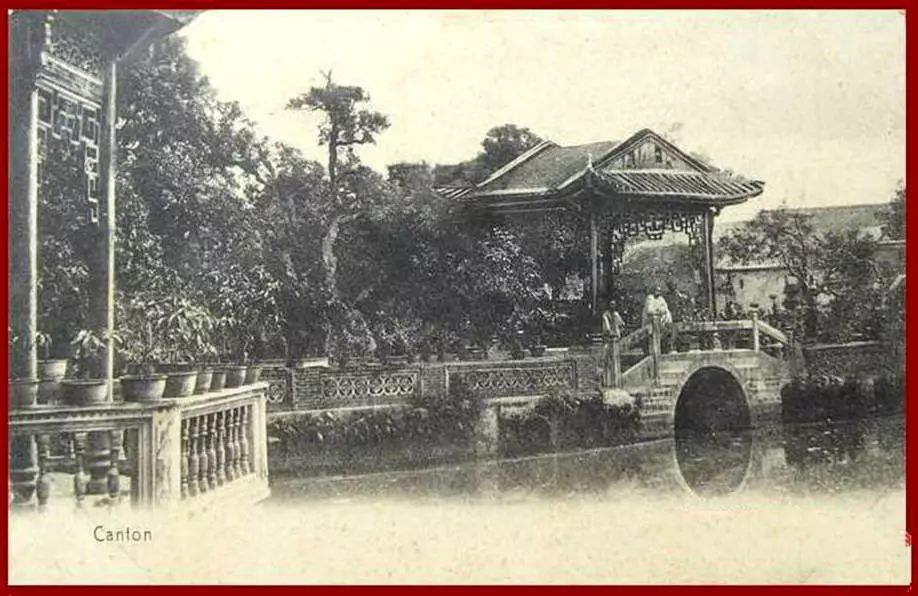
#> input picture images/1.jpg, 918 x 596 px, found by its file name
$ python GeometricTransformationsofImages.py
#> lines starting #> are read from the running program, lines starting #| are printed output that depends on the picture
import cv2
import numpy as np
import matplotlib.pyplot as plt
# %% Scaling
img = cv2.imread('images/1.jpg')
#> img is the input picture: shape (596, 918, 3); mean B, G, R 134.5, 148.3, 157.8
res = cv2.resize(img, None, fx=2, fy=2, interpolation=cv2.INTER_CUBIC)

# OR
height, width = img.shape[:2]
#> height = 596; width = 918
res = cv2.resize(img, (2 * width, 2 * height), interpolation=cv2.INTER_CUBIC)

# %% [markdown]
# $$
# M=\begin{bmatrix}
# 1 & 0 & t_{x}
# \\
# 0 & 1 & t_{y}
# \end{bmatrix}
# $$

# %% Translation
img = cv2.imread('images/1.jpg', 0)
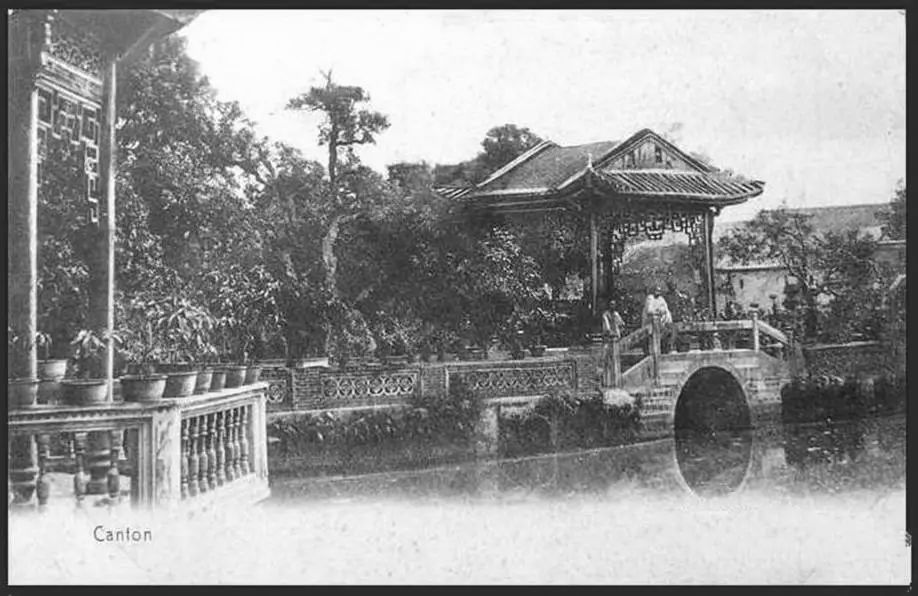
#> img: shape (596, 918); min 9, max 255, mean 149.6
rows, cols = img.shape
#> rows = 596; cols = 918

M = np.float32([[1, 0, 100], [0, 1, 50]])
dst = cv2.warpAffine(img, M, (cols, rows))
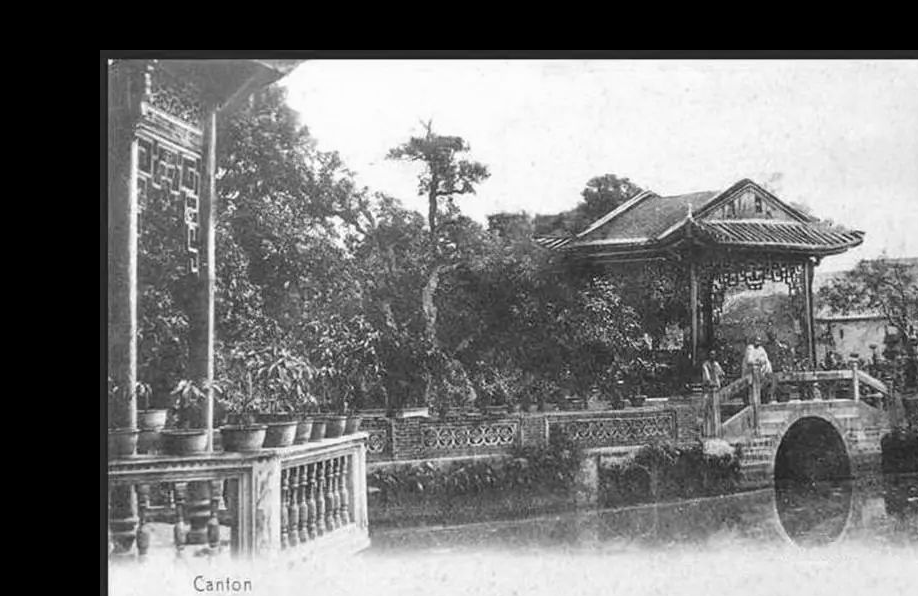
#> dst: shape (596, 918); min 0, max 255, mean 119.8

# %% [markdown]
# $$
# M=\begin{bmatrix}
# cos(\theta ) & -sin(\theta)\\
# sin(\theta) & cos(\theta)
# \end{bmatrix}
# $$
# $$
# \begin{bmatrix}
#     \alpha & \beta & (1-\alpha)\cdot center.x - \beta\cdot center.y
#     \\
#     -\beta & \alpha & \beta\cdot center.x + (1-\alpha)\cdot center.y
# \end{bmatrix}
# $$
# $$
# \alpha = scale \cdot cos\theta
# $$
# $$
# \beta = scale \cdot sin\theta
# $$
# %% Rotation
img = cv2.imread('images/1.jpg', 0)
rows, cols = img.shape

M = cv2.getRotationMatrix2D((cols / 2, rows / 2), 90, 1)
dst = cv2.warpAffine(img, M, (cols, rows))
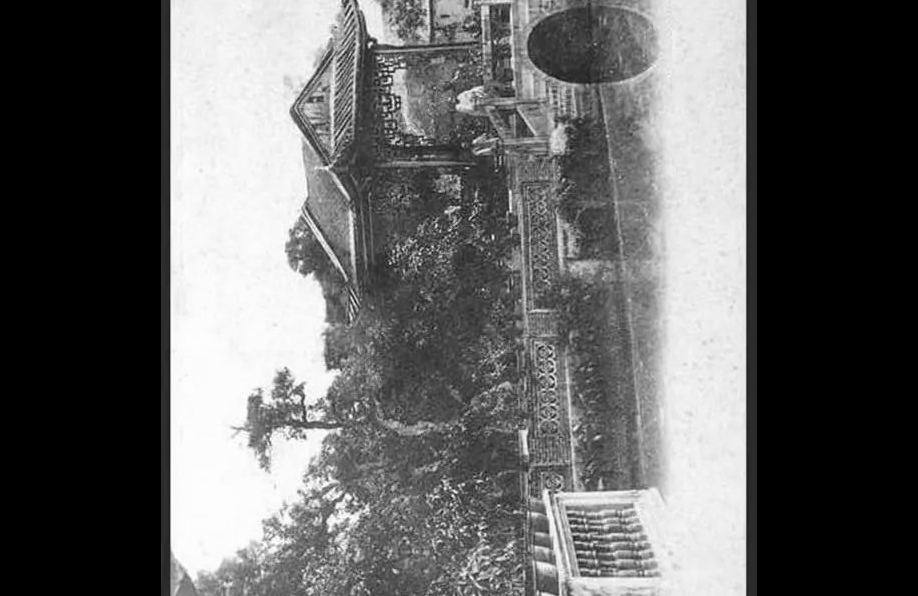
#> dst: shape (596, 918); min 0, max 255, mean 100.4

# %% Affine Transformation
img = cv2.imread('images/1.jpg')
rows, cols, ch = img.shape
#> ch = 3

pts1 = np.float32([[50, 50], [200, 50], [50, 200]])
pts2 = np.float32([[10, 100], [200, 50], [100, 250]])

M = cv2.getAffineTransform(pts1, pts2)

dst = cv2.warpAffine(img, M, (cols, rows))
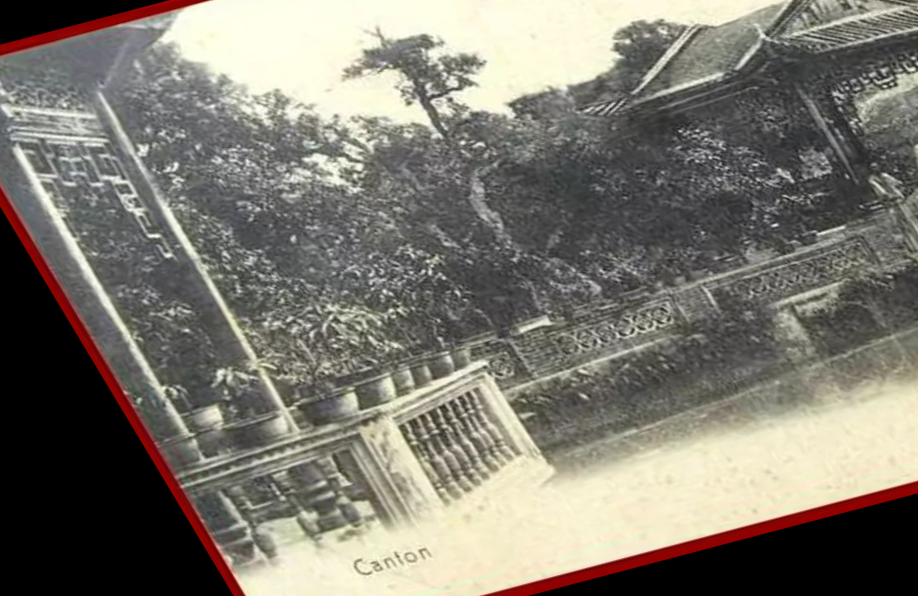
#> dst: shape (596, 918, 3); mean B, G, R 111.2, 120.7, 124.7

# %% Perspective Transformation
img = cv2.imread('images/1.jpg')
rows, cols, ch = img.shape

pts1 = np.float32([[438,128],[438,358],[770,128],[770,358]])
pts2 = np.float32([[0, 0], [0, 300], [300, 0],[300, 300]])
M=cv2.getPerspectiveTransform(pts1,pts2)
dst = cv2.warpPerspective(img, M, (300, 300))
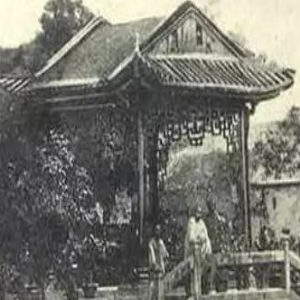
#> dst: shape (300, 300, 3); mean B, G, R 108.7, 116.6, 116.7

# %% plot
plt.subplot(121), plt.imshow(img)
plt.subplot(122), plt.imshow(dst)
plt.show()
#> figure, not shown here; B, G, R data is drawn as R, G, B

$ run again, with images/2.jpg copied over images/1.jpg
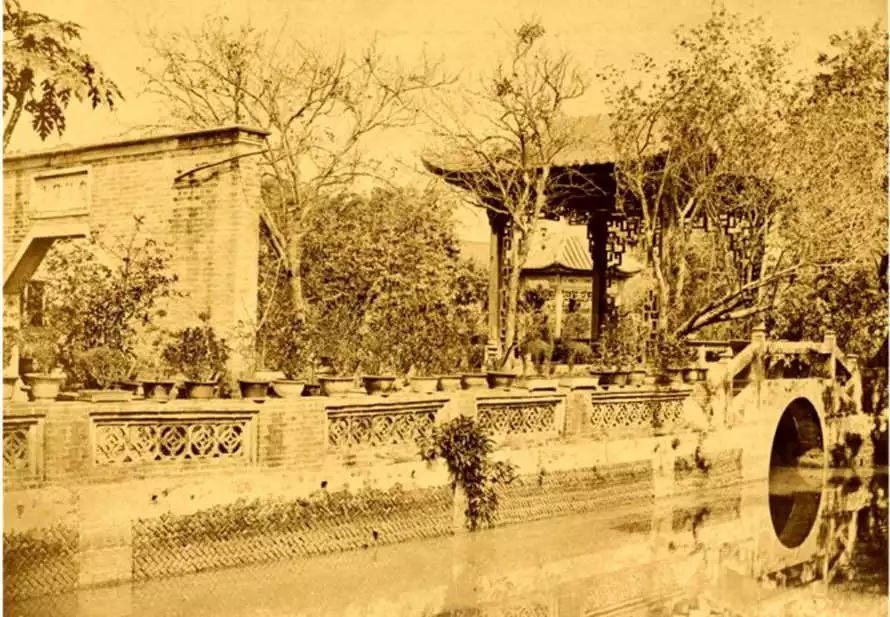
#> input picture images/2.jpg, 890 x 617 px, found by its file name
#> img is the input picture: shape (617, 890, 3); mean B, G, R 82.5, 157.3, 198.5
#> `img = cv2.imread('images/1.jpg', 0)`:
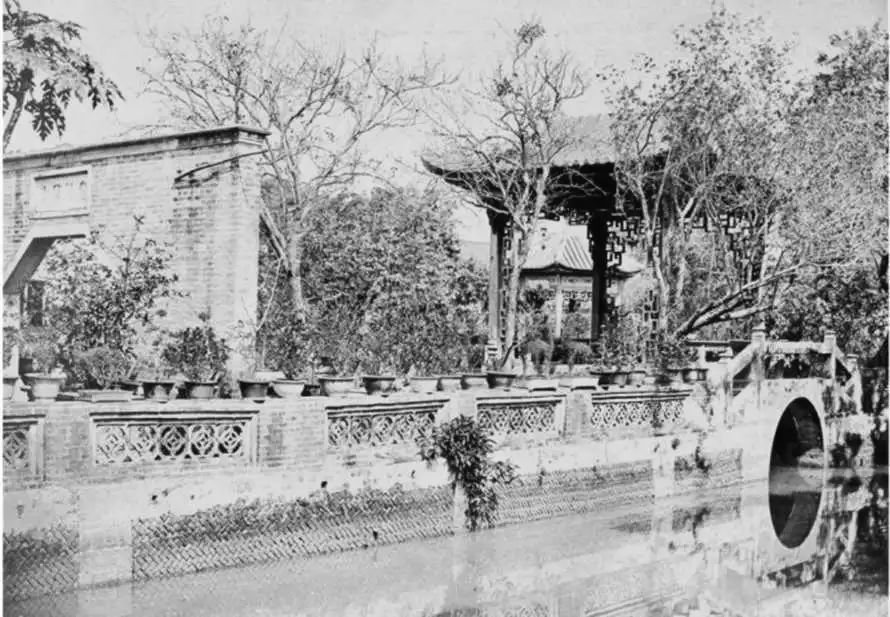
#> img: shape (617, 890); min 0, max 255, mean 161.1
#> `dst = cv2.warpPerspective(img, M, (300, 300))`:
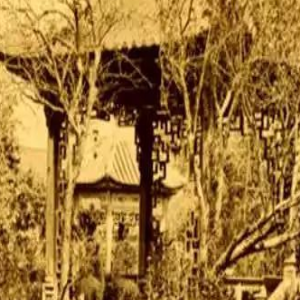
#> dst: shape (300, 300, 3); mean B, G, R 56, 114.9, 154.7

$ run again, with images/3.jpg copied over images/1.jpg
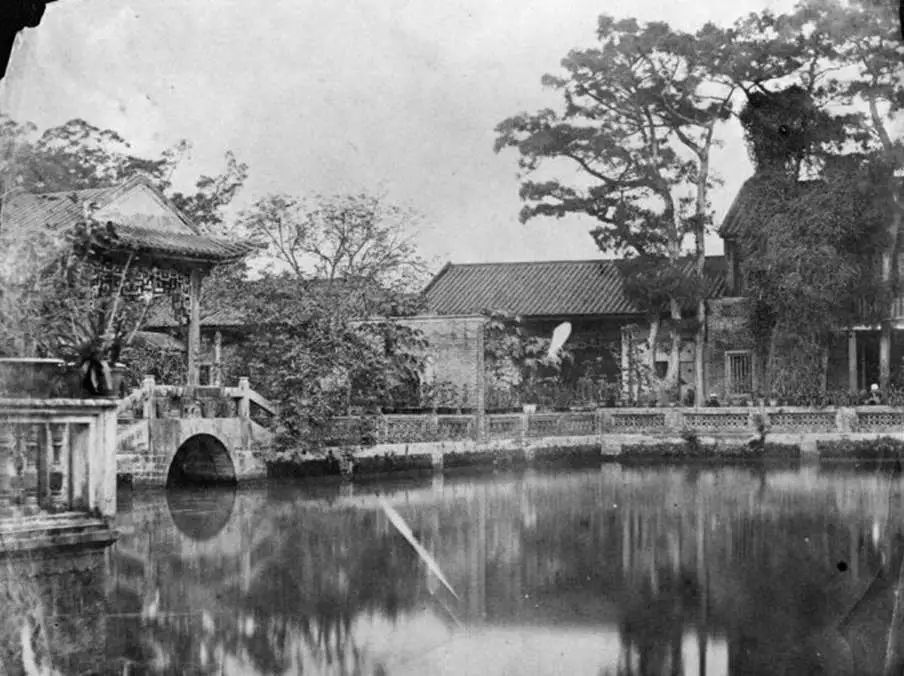
#> input picture images/3.jpg, 904 x 676 px, found by its file name
#> img is the input picture: shape (676, 904, 3); min 0, max 255, mean 129.1
#> img: shape (676, 904)
#> `dst = cv2.warpAffine(img, M, (cols, rows))`:
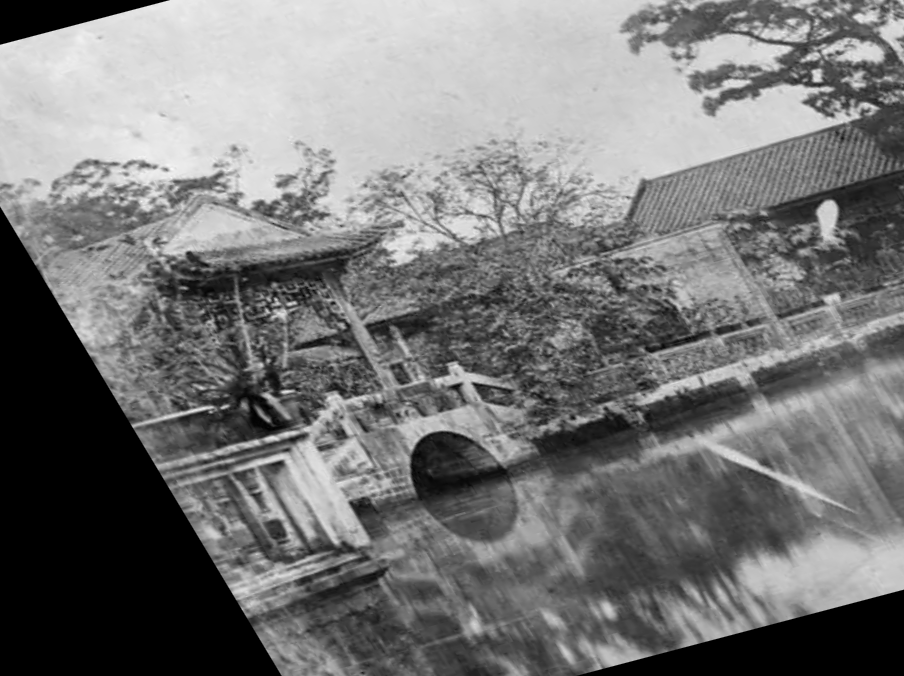
#> dst: shape (676, 904, 3); min 0, max 249, mean 118.8
#> `dst = cv2.warpPerspective(img, M, (300, 300))`:
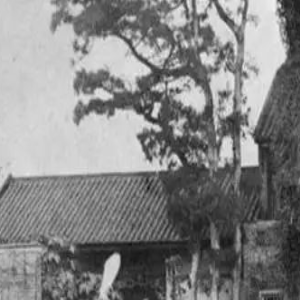
#> dst: shape (300, 300, 3); min 16, max 242, mean 131.9

$ run again, with images/4.jpg copied over images/1.jpg
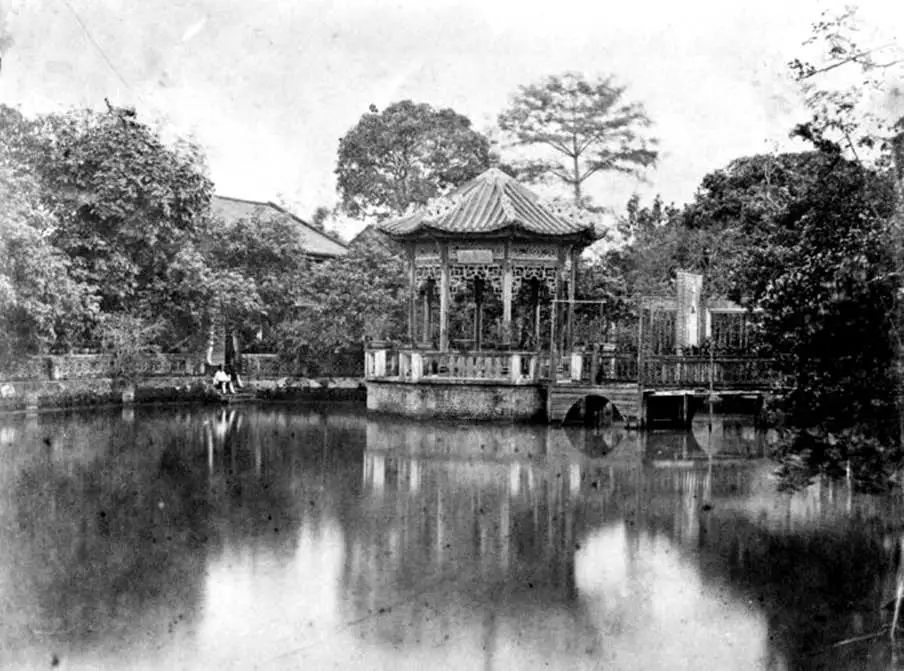
#> input picture images/4.jpg, 904 x 671 px, found by its file name
#> img is the input picture: shape (671, 904, 3); min 0, max 255, mean 136.3
#> img: shape (671, 904)
#> `dst = cv2.warpAffine(img, M, (cols, rows))`:
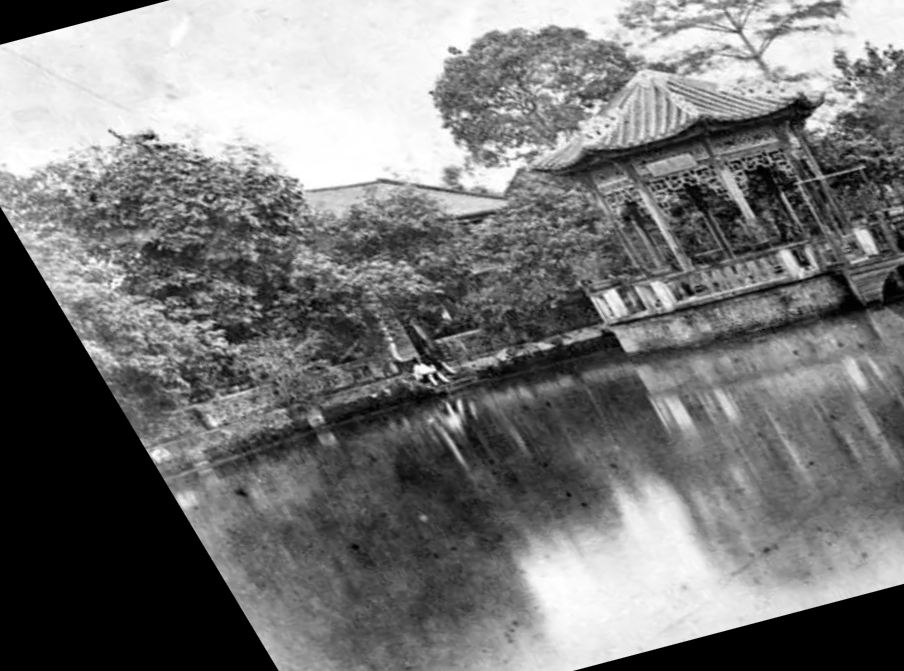
#> dst: shape (671, 904, 3); min 0, max 255, mean 119.3
#> `dst = cv2.warpPerspective(img, M, (300, 300))`:
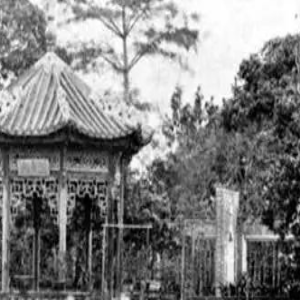
#> dst: shape (300, 300, 3); min 0, max 255, mean 127.1
